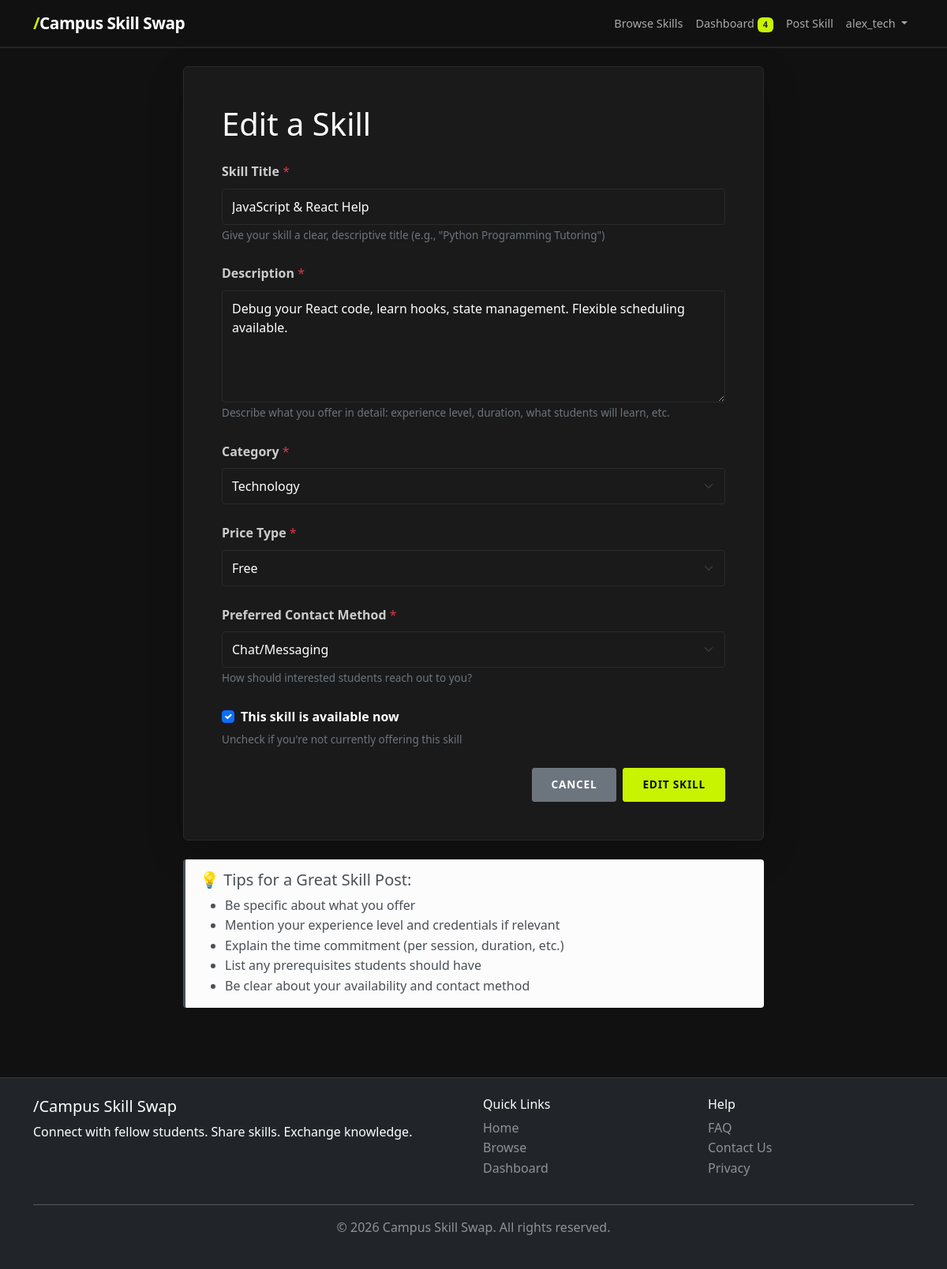
The app's page /skills/3/edit/ (signed in) with its own data.
### skillfeed/models.py (models this page shows, shortened)
class Skill(models.Model):
    CATEGORY_CHOICES = [
        ("tutoring", "Tutoring"),
        ("tech", "Technology"),
        ("creativity", "Creative Skills"),
        ("sports", "Sports & Fitness"),
        ("languages", "Languages"),
        ("music", "Music"),
        ("writing", "Writing"),
        ("design", "Design"),
        ("other", "Other"),
    ]
    PRICE_CHOICES = [
        ("free", "Free"),
        ("exchange", "Skill Exchange"),
        ("paid", "Paid"),
    ]
    CONTACT_CHOICES = [
        ("email", "Email"),
        ("phone", "Phone"),
        ("zoom", "Video Call (Zoom)"),
        ("inperson", "In-Person"),
        ("chat", "Chat/Messaging"),
    ]
    owner = models.ForeignKey(User, on_delete=models.CASCADE, related_name="skills")
    title = models.CharField(
        max_length=200,
        help_text="e.g., 'Python Programming Tutoring'"
    )
    description = models.TextField(
        help_text="Detailed description of what you offer, how long it takes, etc."
    )
    category = models.CharField(
        max_length=20,
        choices=CATEGORY_CHOICES,
        default="other"
    )
    price_type = models.CharField(
        max_length=20,
        choices=PRICE_CHOICES,
        default="free"
    )
    price_amount = models.DecimalField(
        max_digits=10,
        decimal_places=2,
        null=True,
        blank=True,
        help_text="Leave blank if not paid"
    )
    contact_preference = models.CharField(
        max_length=20,
        choices=CONTACT_CHOICES,
        default="email"
    )
    is_available = models.BooleanField(
        default=True,
        help_text="Is this skill available right now?"
    )
    created_at = models.DateTimeField(auto_now_add=True)  # Set once, never changes
    updated_at = models.DateTimeField(auto_now=True)  # Updated every time saved
    view_count = models.IntegerField(default=0, help_text="Track popularity")
    class Meta:
        ordering = ["-created_at"]  # Show newest skills first
        indexes = [
            models.Index(fields=["owner", "-created_at"]),  # Speed up owner queries
        ]

### skillfeed/views.py (the view)
# urls.py: path("skills/<int:pk>/edit/", views.skill_edit, name="skill_edit"),
@login_required(login_url="login")
def skill_edit(request, pk):
    skill = get_object_or_404(Skill, pk=pk)
    if skill.owner != request.user:
        messages.error(request, "You can't edit skills you don't own!")
        return HttpResponseForbidden("You cannot edit this skill.")
    if request.method == "POST":
        form = SkillForm(request.POST, instance=skill)
        if form.is_valid():
            form.save()
            messages.success(request, "Your skill has been updated!")
            return redirect("skill_detail", pk=skill.pk)
    else:
        form = SkillForm(instance=skill)
    context = {"form": form, "skill": skill, "action": "Edit"}
    return render(request, "skillfeed/skill_form.html", context)

### templates/skillfeed/skill_form.html (shortened to what this page needs)
{% extends 'base.html' %}
{% block content %}
<div class="container">
    <div class="row justify-content-center">
        <div class="col-lg-8">
            <div class="card shadow-lg">
                <div class="card-body p-5">
                    <h1 class="mb-4">{{ action }} a Skill</h1>
                    <form method="POST" class="fade-in">
                        <div class="mb-4">
                            <label for="id_title" class="form-label">
                                <strong>Skill Title</strong>
                                <span class="text-danger">*</span>
                            </label>
                            {{ form.title }}
                            <small class="form-help">
                                Give your skill a clear, descriptive title (e.g., "Python Programming Tutoring")
                            </small>
                        </div>
                        <div class="mb-4">
                            <label for="id_description" class="form-label">
                                <strong>Description</strong>
                                <span class="text-danger">*</span>
                            </label>
                            {{ form.description }}
                            <small class="form-help">
                                Describe what you offer in detail: experience level, duration, what students will learn,
                                etc.
                            </small>
                        </div>
                        <div class="mb-4">
                            <label for="id_category" class="form-label">
                                <strong>Category</strong>
                                <span class="text-danger">*</span>
                            </label>
                            {{ form.category }}
                        </div>
                        <div class="mb-4">
                            <label for="id_price_type" class="form-label">
                                <strong>Price Type</strong>
                                <span class="text-danger">*</span>
                            </label>
                            {{ form.price_type }}
                        </div>
                        <div class="mb-4">
                            <label for="id_contact_preference" class="form-label">
                                <strong>Preferred Contact Method</strong>
                                <span class="text-danger">*</span>
                            </label>
                            {{ form.contact_preference }}
                            <small class="form-help">
                                How should interested students reach out to you?
                            </small>
                        </div>
                        <div class="mb-4">
                            <div class="form-check">
                                {{ form.is_available }}
                                <label class="form-check-label" for="id_is_available">
                                    <strong>This skill is available now</strong>
                                </label>
                            </div>
                            <small class="form-help">
                                Uncheck if you're not currently offering this skill
                            </small>
                        </div>
                        <div class="d-grid gap-2 d-md-flex justify-content-md-end">
                            <a href="{% url 'dashboard' %}" class="btn btn-secondary px-4">
                                Cancel
                            </a>
                            <button type="submit" class="btn btn-primary px-4">
                                {{ action }} Skill
                            </button>
                        </div>
                    </form>
                </div>
            </div>
            <div class="alert alert-light mt-4" role="alert">
                <h5>💡 Tips for a Great Skill Post:</h5>
                <ul class="mb-0">
                    <li>Be specific about what you offer</li>
                    <li>Mention your experience level and credentials if relevant</li>
                    <li>Explain the time commitment (per session, duration, etc.)</li>
                    <li>List any prerequisites students should have</li>
                    <li>Be clear about your availability and contact method</li>
                </ul>
            </div>
        </div>
    </div>
</div>
{% endblock %}

### templates/base.html (shortened to what this page needs)
<!DOCTYPE html>
<html lang="en">
<head>
    {% load static %}
    <link href="https://cdn.jsdelivr.net/npm/bootstrap@5.3.0/dist/css/bootstrap.min.css" rel="stylesheet">
    <link rel="stylesheet" href="{% static 'css/style.css' %}">
</head>
<body>
    <nav class="navbar navbar-expand-lg navbar-dark navbar-custom sticky-top">
        <div class="container">
            <a class="navbar-brand" href="{% url 'home' %}">
                <span class="brand-slash">/</span>Campus Skill Swap
            </a>
            <div class="collapse navbar-collapse" id="navbarNav">
                <ul class="navbar-nav ms-auto">
                    <li class="nav-item">
                        <a class="nav-link" href="{% url 'skill_list' %}">Browse Skills</a>
                    </li>
                    {% if user.is_authenticated %}
                    <li class="nav-item">
                        <a class="nav-link" href="{% url 'dashboard' %}">
                            Dashboard
                            {% if user.skill_requests_received.filter|length %}
                            <span class="badge text-dark" style="background-color:#c8f400;">
                                {{ user.skill_requests_received.count }}
                            </span>
                            {% endif %}
                        </a>
                    </li>
                    <li class="nav-item">
                        <a class="nav-link" href="{% url 'skill_create' %}">Post Skill</a>
                    </li>
                    <li class="nav-item dropdown">
                        <a class="nav-link dropdown-toggle" href="#" data-bs-toggle="dropdown">
                            {{ user.username }}
                        </a>
                    </li>
                    {% endif %}
                </ul>
            </div>
        </div>
    </nav>
    <main class="py-4">
        {% block content %}{% endblock %}
    </main>
    <footer class="bg-dark text-white mt-5 py-4">
        <div class="container">
            <div class="row">
                <div class="col-md-6">
                    <h5><span class="brand-slash">/</span>Campus Skill Swap</h5>
                    <p>Connect with fellow students. Share skills. Exchange knowledge.</p>
                </div>
                <div class="col-md-3">
                    <h6>Quick Links</h6>
                    <ul class="list-unstyled">
                        <li><a href="{% url 'home' %}" class="text-white-50">Home</a></li>
                        <li><a href="{% url 'skill_list' %}" class="text-white-50">Browse</a></li>
                        {% if user.is_authenticated %}
                        <li><a href="{% url 'dashboard' %}" class="text-white-50">Dashboard</a></li>
                        {% endif %}
                    </ul>
                </div>
                <div class="col-md-3">
                    <h6>Help</h6>
                    <ul class="list-unstyled">
                        <li><a href="#" class="text-white-50">FAQ</a></li>
                        <li><a href="#" class="text-white-50">Contact Us</a></li>
                        <li><a href="#" class="text-white-50">Privacy</a></li>
                    </ul>
                </div>
            </div>
            <hr class="bg-white-50">
            <div class="text-center text-white-50">
                <p>&copy; 2026 Campus Skill Swap. All rights reserved.</p>
            </div>
        </div>
    </footer>
</body>
</html>

### static/css/style.css (style rules this page uses)
:root { --primary-color: #c8f400; --primary-dark: #b0d900; --accent-color: #c8f400; --accent-light: #d4f72a; --secondary-color: #888888; --success-color: #c8f400; --danger-color: #ff4444; --warning-color: #c8f400; --light-bg: #1a1a1a; --dark-bg: #111111; --text-light: #ffffff; --text-muted: #aaaaaa; }
body { font-family: 'Segoe UI', Tahoma, Geneva, Verdana, sans-serif; line-height: 1.6; color: #ffffff; background-color: #111111; display: flex; flex-direction: column; min-height: 100vh; }
main { flex: 1; }
a { text-decoration: none; color: #ffffff; }
.navbar { box-shadow: 0 1px 0 rgba(255, 255, 255, 0.08); background-color: #111111 !important; border-bottom: 1px solid rgba(255, 255, 255, 0.08); }
.navbar-custom { background-color: #111111 !important; }
.navbar-brand { font-size: 1.3rem; color: #ffffff !important; font-weight: 700; letter-spacing: -0.5px; }
.navbar-brand .brand-slash { color: #c8f400; }
.nav-link { color: #aaaaaa !important; transition: color 0.2s; font-size: 0.9rem; }
.card { background-color: #1a1a1a !important; border: 1px solid #2a2a2a !important; color: #ffffff !important; }
.card-body { color: #ffffff !important; }
.btn { border-radius: 3px; font-weight: 700; transition: all 0.2s; text-transform: uppercase; letter-spacing: 0.8px; font-size: 0.85rem; padding: 10px 24px; }
.btn-primary { background-color: #c8f400; border-color: #c8f400; color: #111111 !important; }
.form-control, .form-select { border-radius: 4px; border: 1px solid #2a2a2a; padding: 10px 12px; transition: border-color 0.2s; background-color: #1a1a1a; color: #ffffff; }
.form-label { font-weight: 500; color: #cccccc; margin-bottom: 8px; }
.form-help { font-size: 0.85rem; color: #6c757d; margin-top: 5px; }
.alert { border: none; border-radius: 4px; padding: 14px 18px; font-weight: 500; border-left: 3px solid; }
footer { border-top: 1px solid rgba(255, 255, 255, 0.08); }
footer a { text-decoration: none; transition: color 0.2s; }
.fade-in { animation: fadeIn 0.3s ease; }

### records on screen
Skill: title "JavaScript & React Help", description "Debug your React code, learn hooks, state management. Flexible scheduling available.", category "Technology", price_type "Free", contact_preference "Chat/Messaging", is_available "☑"

### other values on screen
{{ user.skill_requests_received.count }} "4"
{{ user.username }} "alex_tech"
{{ action }} "Edit"
{{ action }} "EDIT"
